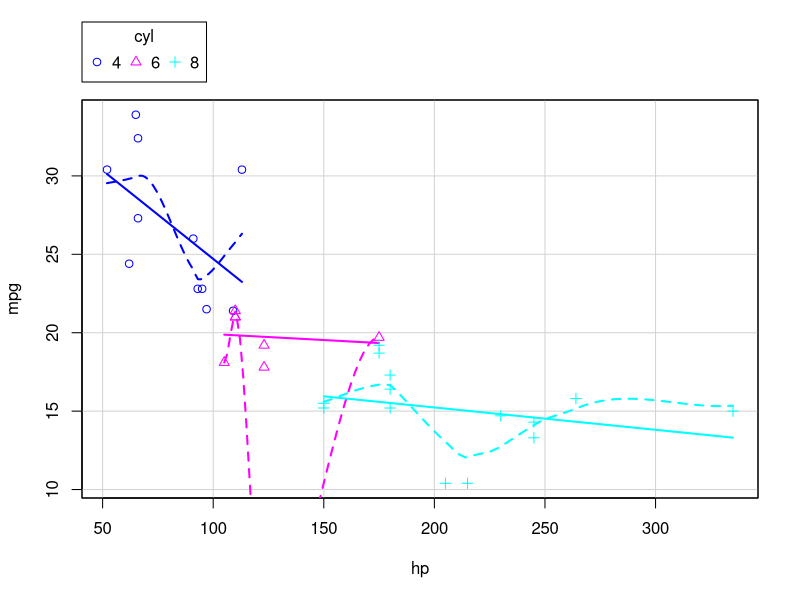
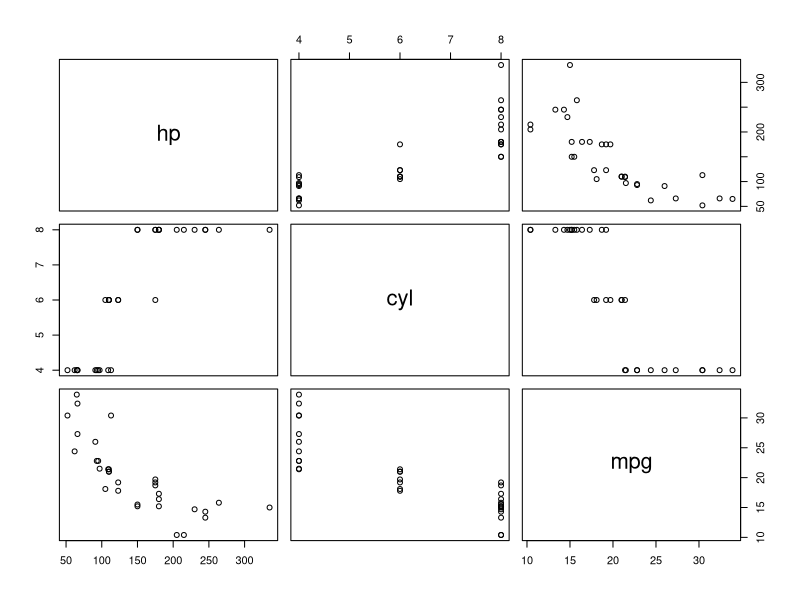

These figures' R source, in order:
## ---- chunk 1
fibfn <- function(length) {
  Fibonacci <- numeric(length)
  Fibonacci[1] <- Fibonacci[2] <- 1
  for (i in 3:length) Fibonacci[i] <- Fibonacci[i - 2] + Fibonacci[i - 1]
  print(Fibonacci)
}

## ---- chunk 2
fibfn(20)
## ---- chunk 3
letters[0:10]
tail(LETTERS, 10)
LETTERS[22:24]

## ---- chunk 4
mystring <- "hello hi hello hey"
myvector <- c(1, 2, 3, 1, 3, 4, 5)
unique(unlist(strsplit(mystring," ")))
unique(myvector)
## ---- chunk 5
vector1 <- seq(20, 50, 1)
vector2 <- seq(20, 60, 1)
vector3 <- seq(51, 91, 1)

mean(vector2)
sum(vector3)
## ---- chunk 6
data <- mtcars

install.packages("car")

library("car")

scatterplot(mpg ~ hp | cyl, data)

plot(mtcars[, c("hp", "cyl", "mpg")])
